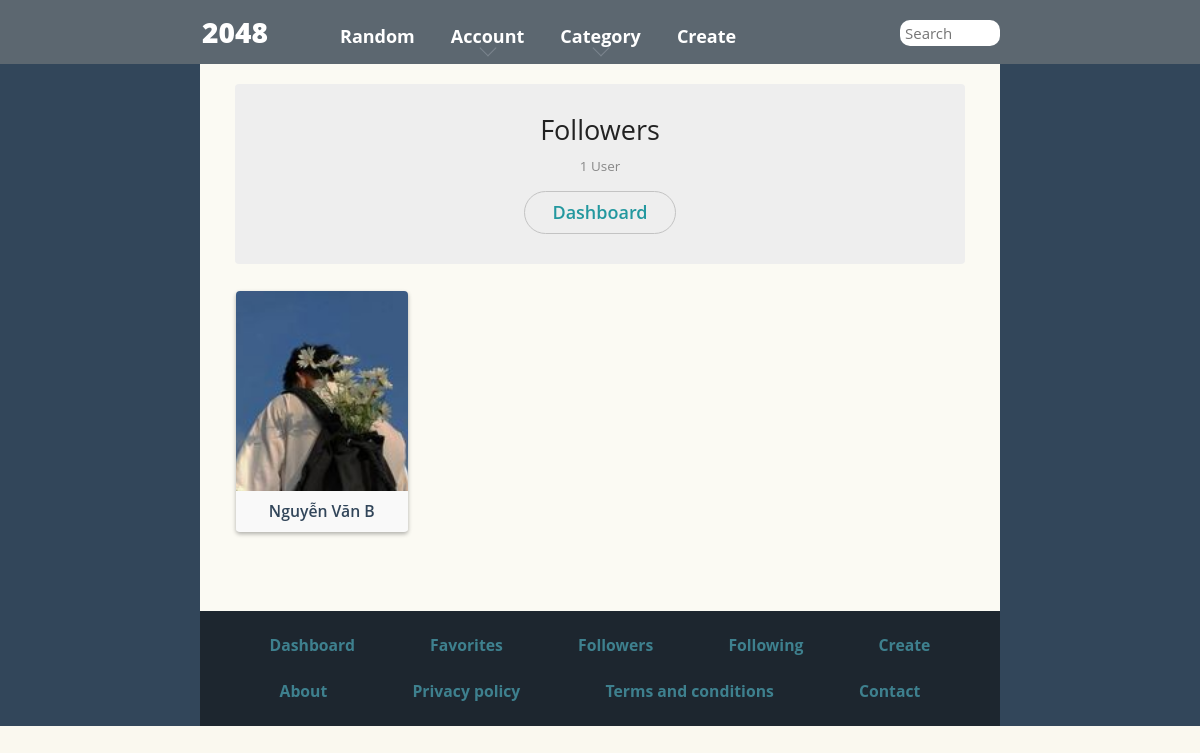
Screenshot of /followers.php (signed in) with the database file from the repository.
### tables this page shows
CREATE TABLE `follow` (
  `id_follow` int(11) NOT NULL,
  `id_follower` int(11) NOT NULL,
  `id_following` int(11) NOT NULL
);

CREATE TABLE `users` (
  `id_user` int(11) NOT NULL,
  `name_user` varchar(255) NOT NULL,
  `avatar_user` varchar(255) NOT NULL,
  `email_user` varchar(255) NOT NULL,
  `pass_user` varchar(255) NOT NULL,
  `datetime_user` varchar(255) NOT NULL
);

### followers.php (the view, shortened to what this page needs)
<?php
include('includes/header.php');
?>
<head>
    <link rel="stylesheet" href="style/user.css">
</head>
<?php
$query = "SELECT * FROM follow f
INNER JOIN users u ON u.id_user = f.id_following
WHERE f.id_following = ?";
$statement = $pdo->prepare($query);
$statement->execute([$_SESSION['user']['id_user']]);
$totalRows = $statement->rowCount();
?>
<div class="content-wrapper" id="contentWrapper">
    <div class="content page-user-games" id="content">
        <div class="container-fluid">
            <div class="profile-games">
                <div class="page-header">
                    <h1>Followers</h1>
                    <p class="games-count"><?php echo $totalRows ?></php> User</p>
                    <a class="bordered-button" href="dashboard">Dashboard</a>
                </div>
                <div class="game-blocks row no-gutters" id="relatedGames">
                    <?php
                    while ($row = $statement->fetch(PDO::FETCH_ASSOC)) {
                    ?>
                        <div class="col-lg-3 col-md-3 col-sm-4 col-6">
                            <a href="user-profile/<?php echo $row['id_follower'] ?>" title="">
                                <div class="game-block">
                                    <div class="box" id="box_<?php echo $row['id_follower'] ?>">
                                    <?php
                                        $query_info = "SELECT * FROM  users u
                                        WHERE id_user = ?";
                                        $statement_info = $pdo->prepare($query_info);
                                        $statement_info->execute([$row['id_follower']]);
                                        $row_info = $statement_info->fetch(PDO::FETCH_ASSOC)
                                        ?>
                                        <img src="<?php
                                                    $target_dir = "uploads/avatar/";
                                                    $target_file = $target_dir . $row_info['avatar_user'];
                                                    echo $target_file ?>" accept="image/*" height="200px" style="object-fit: cover;">
                                        <p class="game-name"><?php echo $row_info['name_user'] ?></p>
                                    </div>
                                </div>
                            </a>
                        </div>
                    <?php
                    }
                    ?>
                </div>
            </div>
        </div>
    </div>
</div>
<?php
include('includes/footer.php');
?>

### style/main.css (style rules this page uses)
html, body { margin: 0; padding: 0; background: #faf8ef; color: #776e65; font-family: "Clear Sans", Helvetica Neue, Arial, sans-serif; font-size: 18px; }
body { margin: 80px 0; }
p { margin-top: 0; margin-bottom: 10px; line-height: 1.65; }
a { color: #776e65; font-weight: bold; text-decoration: underline; cursor: pointer; }

### style/user.css (style rules this page uses)
.profile-games { margin-bottom: 50px; }
.profile-games .page-header { background: #eee; text-align: center; padding: 30px 15px; margin-bottom: 1rem; border-radius: 4px; }
.profile-games h1 { text-align: center; position: relative; margin-bottom: 0px; padding-bottom: 0.5rem; }
.profile-games p.games-count { font-size: 0.75em; margin: 0; color: #888; text-align: center; }
.profile-games .page-header .bordered-button { font-size: 1rem; padding: 0.375rem 1.5rem; margin-top: 0.75rem; }

### rows the page displays
follow: users.avatar_user (picture), users.name_user "Nguyễn Văn B"

### other values shown
$totalRows "1"
